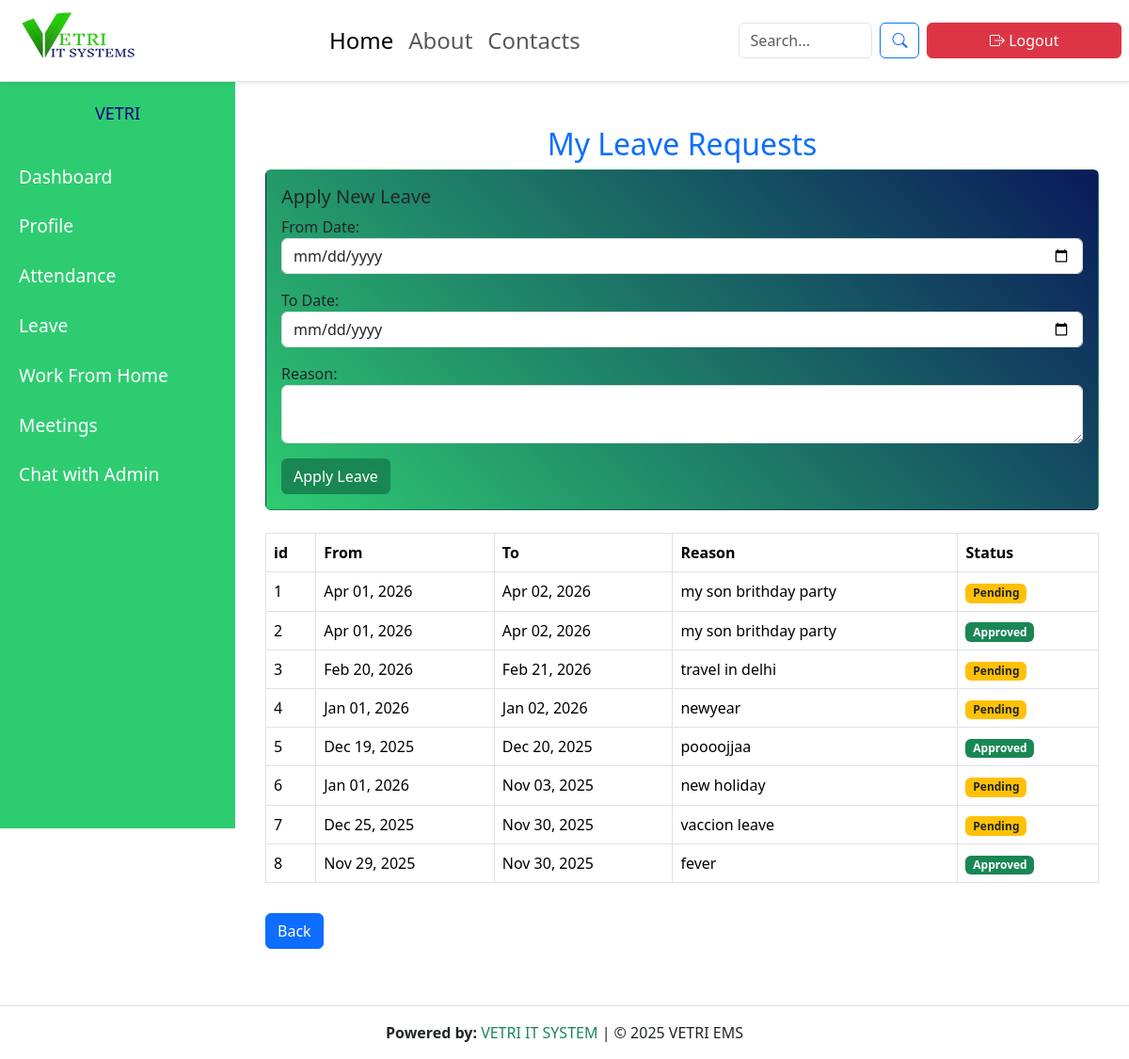
Page /my-leaves/ (signed in) on the earlier database version.
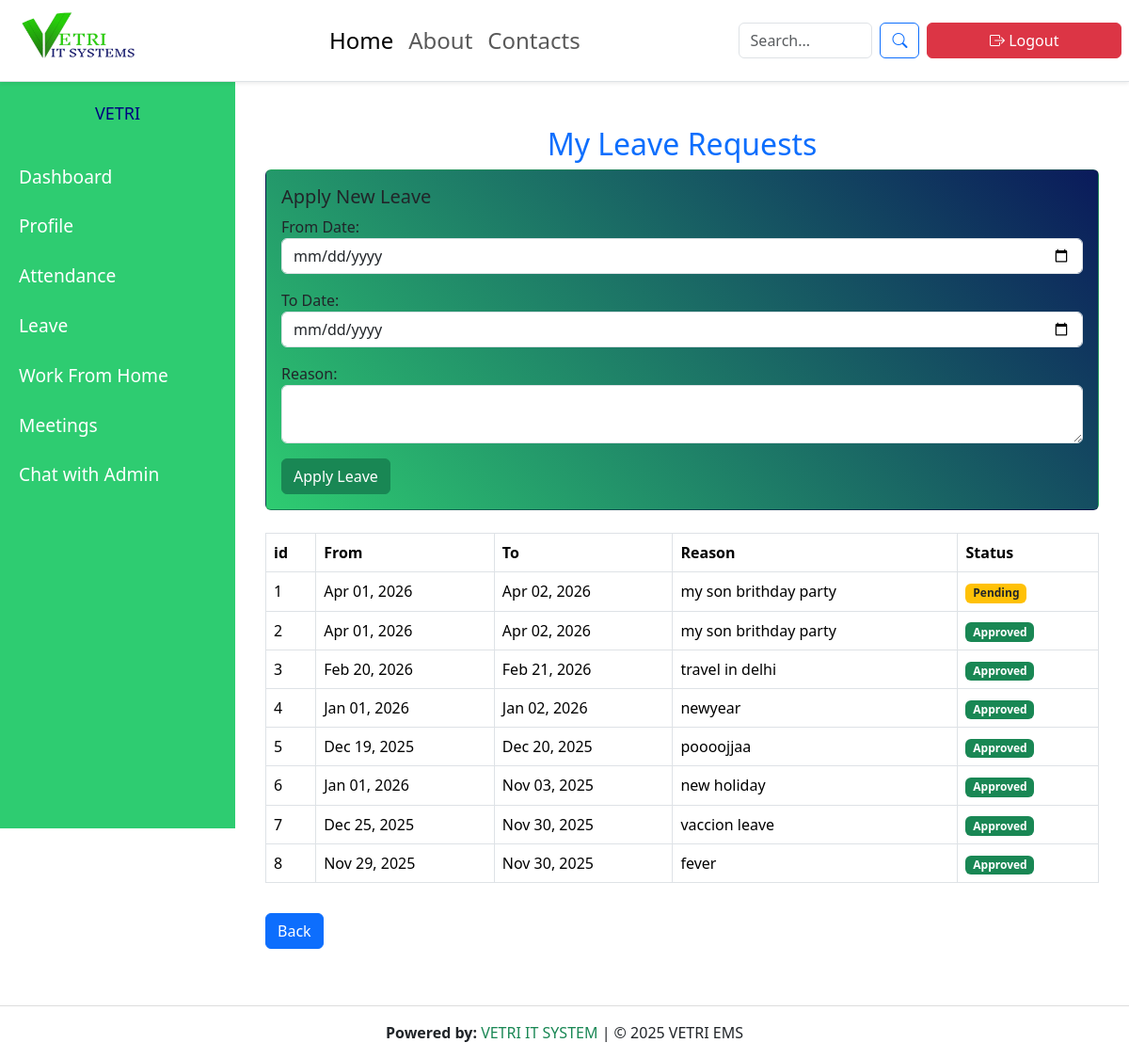
Same page on the later database version.
### employees/models.py (models this page shows, shortened)
class Leave(models.Model):
    employee = models.ForeignKey(Employee, on_delete=models.CASCADE)
    start_date = models.DateField()
    end_date = models.DateField()
    reason = models.TextField()
    status = models.CharField(max_length=10, choices=[
        ('Pending', 'Pending'),
        ('Approved', 'Approved'),
        ('Rejected', 'Rejected'),
    ], default='Pending')

### employees/views.py (the view)
# urls.py: path("my-leaves/", views.employee_leave_list, name="employee_leave_list"),
@login_required
def employee_leave_list(request):
    employee = request.user.employee
    leaves = Leave.objects.filter(employee=employee).order_by('-id')
    return render(request, 'employees/employee_leave_list.html', {
        "leaves": leaves
    })

### employees/context_processors.py (called while the page is built)
def admin_id_processor(request):
    try:
        admin_user = User.objects.filter(is_superuser=True).first()
        return {'admin_id': admin_user.id if admin_user else None}
    except:
        return {'admin_id': None}

### employees/templates/employees/employee_leave_list.html (shortened to what this page needs)
{% extends "base.html" %}
{% load static %}
{% block content %}
    <link href="https://cdn.jsdelivr.net/npm/bootstrap@5.3.3/dist/css/bootstrap.min.css" rel="stylesheet">
<div class="container mt-4">
    <h2 class="text-center text-primary">My Leave Requests</h2>
    <div class="card p-3 mb-4">
      <h5>Apply New Leave</h5>
 <form method="POST" action="{% url 'apply_leave' %}">
        <div class="mb-3">
          <label>From Date:</label>
         <input type="date" name="start_date" class="form-control" required>
        </div>
        <div class="mb-3">
          <label>To Date:</label>
       <input type="date" name="end_date" class="form-control" required>
        </div>
        <div class="mb-3">
          <label>Reason:</label>
          <textarea name="reason" class="form-control" required></textarea>
        </div>
        <button type="submit" class="btn btn-success">Apply Leave</button>
      </form>
    </div>
<div class="table-responsive">
    <table class="table table-bordered">
      <thead>
        <tr>
          <th>id</th>
          <th>From</th>
          <th>To</th>
          <th>Reason</th>
          <th>Status</th>
        </tr>
      </thead>
      <tbody>
        {% for leave in leaves %}
        <tr>
          <td>{{ forloop.counter }}</td>
          <td>{{ leave.start_date|date:"M d, Y" }}</td>
          <td>{{ leave.end_date|date:"M d, Y" }}</td>
          <td>{{ leave.reason }}</td>
          <td>
            <span class="badge
              {% if leave.status == 'Approved' %}bg-success
              {% elif leave.status == 'Rejected' %}bg-danger
              {% else %}bg-warning text-dark
              {% endif %}">
              {{ leave.status }}
            </span>
          </td>
        </tr>
        {% empty %}
        <tr>
          <td colspan="5" class="text-center">No leaves found.</td>
        </tr>
        {% endfor %}
      </tbody>
    </table>
</div>
    <a href="{% url 'employee_dashboard' %}" class="btn btn-primary mt-3">Back</a>
</div>
{% endblock %}

Differences in the rows shown:
changed Leave "Feb 20, 2026": status "Pending" → "Approved"
changed Leave "Jan 02, 2026": status "Pending" → "Approved"
changed Leave "Nov 03, 2025": status "Pending" → "Approved"
changed Leave "Dec 25, 2025": status "Pending" → "Approved"
